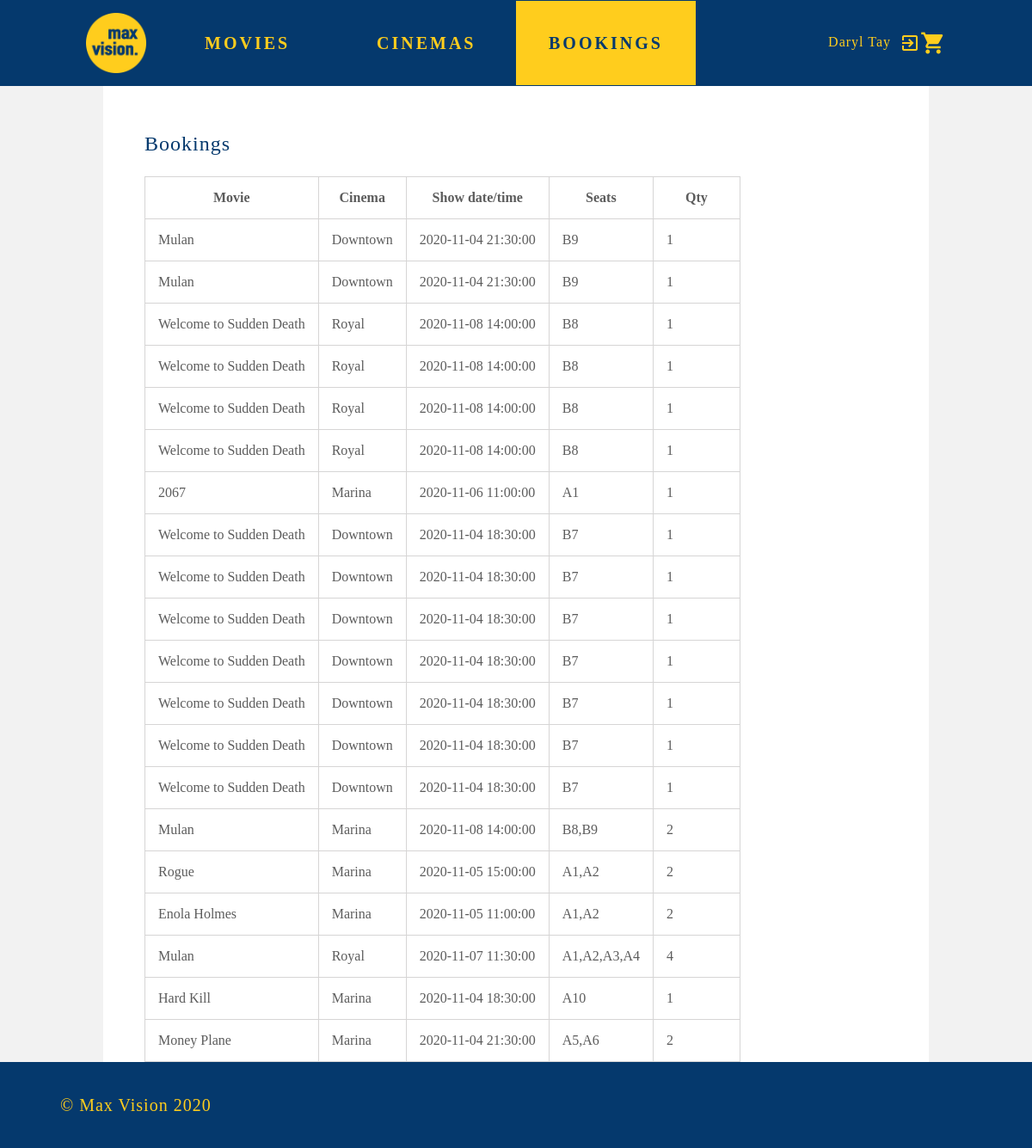
The app's page /bookings/bookings.php (signed in) with its own data.
### tables this page shows
CREATE TABLE IF NOT EXISTS `movsessions` (
  `id` int(8) NOT NULL AUTO_INCREMENT,
  `movie_id` int(8) NOT NULL,
  `cinema_id` int(8) NOT NULL,
  `hall` int(2) NOT NULL,
  `weekend` tinyint(1) NOT NULL,
  `timing` datetime NOT NULL,
  `price` float(4,2) NOT NULL,
  `taken_seats` varchar(1000) NOT NULL,
  PRIMARY KEY (`id`),
  KEY `movie_id` (`movie_id`),
  KEY `cinema_id` (`cinema_id`)
);

CREATE TABLE IF NOT EXISTS `movies` (
  `id` int(3) NOT NULL AUTO_INCREMENT,
  `movie_name` varchar(255) NOT NULL,
  `genre` varchar(255) NOT NULL,
  `genre1` varchar(255) DEFAULT NULL,
  `genre2` varchar(255) DEFAULT NULL,
  `genre3` varchar(255) DEFAULT NULL,
  `genre4` varchar(255) DEFAULT NULL,
  `genre5` varchar(255) DEFAULT NULL,
  `description` varchar(1000) NOT NULL,
  `picture_url` varchar(1000) NOT NULL,
  PRIMARY KEY (`id`)
);

CREATE TABLE IF NOT EXISTS `cinemas` (
  `id` int(8) NOT NULL AUTO_INCREMENT,
  `cinema_name` varchar(255) NOT NULL,
  `address` varchar(255) NOT NULL,
  `telephone` varchar(255) NOT NULL,
  `description` varchar(1000) NOT NULL,
  `picture` varchar(255) NOT NULL,
  PRIMARY KEY (`id`)
);

CREATE TABLE IF NOT EXISTS `orders` (
  `id` int(8) NOT NULL AUTO_INCREMENT,
  `user_id` int(8) NOT NULL,
  `movsession_id` int(8) NOT NULL,
  `timestamp` timestamp NOT NULL DEFAULT CURRENT_TIMESTAMP ON UPDATE CURRENT_TIMESTAMP,
  `quantity` int(8) NOT NULL,
  `selected_seats` varchar(1000) NOT NULL,
  PRIMARY KEY (`id`),
  KEY `user_id` (`user_id`),
  KEY `movsession_id` (`movsession_id`)
);

### bookings/bookings.php (the view, shortened to what this page needs)
<!DOCTYPE html>
<html>
   <head>
       <link rel="stylesheet" href="../css/main.css">
       <link rel="stylesheet" href="bookings.css">
   </head>
   <body>
       <div id="main-header">
           <div class="row">
               <div class="col-2"><a href="../index.php" ><img class="cinema-name" src="../assets/common/logo2.png"></a></div>
               <div class="col-2"><a class="tab" href="../index.php">MOVIES</a></div>
               <div class="col-2"><a class="tab" href="../cinemas/cinemas.php">CINEMAS</a></div>
               <div class="col-2"><a class="tab active" href="bookings.php">BOOKINGS</a></div>
               <?php
                    if(isset( $_SESSION['SESS_MEMBER_ID']) && !empty($_SESSION['SESS_MEMBER_ID']))
                    {
                        echo'<div class="col-3 login-container"><a href="../login/logout.php"><span class="username">'.$_SESSION["fname"].'</span><span class="logout">exit_to_app</span></a></div>
                            '
                        ;
                    }
                    else
                    {
                        header("location:../login/login.php");
                    }
                ?>
                <div class="col-1 cart-container"><a class="cart" href="./booking_cart/booking_cart.php">shopping_cart</a></div>
           </div>
       </div>
       <div id="main-body">
            <div id="content-box">
                <div class="col-12">
                    <p class="page-title">Bookings</p>
                    <?php
                        include '../config.php';
                        $id = $_SESSION["SESS_MEMBER_ID"];
                        $query = "SELECT `orders`.`id`, `orders`.`quantity`, `orders`.`selected_seats`, `movsessions`.`timing`, `cinemas`.`cinema_name`, `movies`.`movie_name`\n"
								  . "FROM `movsessions`, `orders`, `cinemas`, `movies`\n"
								  . "WHERE ((`orders`.`user_id` =$id) AND (`movies`.`id` =`movsessions`.`movie_id`) AND (`cinemas`.`id` =`movsessions`.`cinema_id`) AND (`movsessions`.`id` =`orders`.`movsession_id`))\n"
								  . "ORDER BY `orders`.`id` ASC";
                        $bookings = $db->query($query);
                        $no_records = $bookings->num_rows;
                        if (!$bookings) {
                            echo '<p class="grey-4"><em>No bookings found!</em></p>';
                        }
                        else {
                            echo '<table>';
                            echo '<tr><th>Movie</th><th>Cinema</th><th>Show date/time</th><th>Seats</th><th>Qty</th></tr>';
                            for ($i=0; $i<$no_records; $i++) {
                                $rows = $bookings->fetch_assoc();
                                echo '<tr><td>'.$rows['movie_name'].'</td><td>'.$rows['cinema_name'].'</td><td>'.$rows['timing'].'</td><td>'.$rows['selected_seats'].'</td><td>'.$rows['quantity'].'</td></tr>';
                            }
							echo '</table>';
                        }
                    ?>
                </div>
            </div>
       </div>
       <div id="main-footer">
           <p>&#169; Max Vision 2020</p>
       </div>
   </body>
</html>

### css/main.css (style rules this page uses)
#main-header { height: 100px; background-color: #05396D; width: 100%; position: fixed; z-index: 1; }
body { background: #F2F2F2; margin: 0px; font-family: 'lato.regular', Geneva; min-width: 1200px; }
#main-header a:link, #main-header a:visited, #main-header a:active { text-decoration: none; color: #FFCD1D; }
#main-header .active { background-color: #FFCD1D; color: #05396D !important; }
.logout { font-family: 'MaterialIcons-Regular'; color: #FFCD1D; vertical-align: middle; padding-right: 30px; line-height: 100px; font-weight: 400; font-size: 24px; }
.username { margin-right: 10px; letter-spacing: 1px; }
.login-container { text-align: right; }
.tab { color: #FFCD1D; letter-spacing: 3px; vertical-align: middle; line-height: 100px; margin-right: 70px; font-weight: 700; font-size: 20px; padding: 38px; }
.cinema-name { width: 70px; height: 70px; margin: 15px 100px; float: left; }
.cart-container { text-align: center; }
.cart { font-family: 'MaterialIcons-Regular'; color: #FFCD1D; font-size: 30px; float: right; line-height: 100px; margin-right: 100px; }
#main-body { width: 80%; background-color: white; margin-left: auto; margin-right: auto; min-height: 100vh; padding-top: 100px; height: auto; z-index: -1; }
.page-title { font-size: 24px; letter-spacing: 1px; color: #05396D; }
#content-box { width: 90%; margin: auto; padding-top: 30px; height: 100%; }
#main-footer { background-color: #05396D; height: 100px; color: #FFCD1D; vertical-align: middle; line-height: 100px; letter-spacing: 1px; font-size: 20px; padding-left: 70px; }
#main-footer p { margin-top: 0px !important; }
.row { display:flex; flex-wrap:wrap; }
.col-1 { flex:0 0 8.333333%; max-width:8.333333% }
.col-2 { flex:0 0 16.666667%; max-width:16.666667% }
.col-3 { flex:0 0 25%; max-width:25%; margin: 0px; }
.col-12 { flex:0 0 100%; max-width:100% }

### bookings/bookings.css (style rules this page uses)
table, td, th { border: 1px solid #D6D5D5; border-collapse: collapse; color: #5C5C5C; }
td, th { padding: 15px; min-width: 70px; }

### records on screen
movsessions: movie.movie_name "Mulan", cinema.cinema_name "Downtown", timing "2020-11-04 21:30:00", orders.selected_seats "B9", orders.quantity "1"
movsessions: movie.movie_name "Welcome to Sudden Death", cinema.cinema_name "Royal", timing "2020-11-08 14:00:00", orders.selected_seats "B8", orders.quantity "1"
movsessions: movie.movie_name "2067", cinema.cinema_name "Marina", timing "2020-11-06 11:00:00", orders.selected_seats "A1", orders.quantity "1"
movsessions: movie.movie_name "Welcome to Sudden Death", cinema.cinema_name "Downtown", timing "2020-11-04 18:30:00", orders.selected_seats "B7", orders.quantity "1"
movsessions: movie.movie_name "Mulan", cinema.cinema_name "Marina", timing "2020-11-08 14:00:00", orders.selected_seats "B8,B9", orders.quantity "2"
movsessions: movie.movie_name "Rogue", cinema.cinema_name "Marina", timing "2020-11-05 15:00:00", orders.selected_seats "A1,A2", orders.quantity "2"
movsessions: movie.movie_name "Enola Holmes", cinema.cinema_name "Marina", timing "2020-11-05 11:00:00", orders.selected_seats "A1,A2", orders.quantity "2"
movsessions: movie.movie_name "Mulan", cinema.cinema_name "Royal", timing "2020-11-07 11:30:00", orders.selected_seats "A1,A2,A3,A4", orders.quantity "4"
movsessions: movie.movie_name "Hard Kill", cinema.cinema_name "Marina", timing "2020-11-04 18:30:00", orders.selected_seats "A10", orders.quantity "1"
movsessions: movie.movie_name "Money Plane", cinema.cinema_name "Marina", timing "2020-11-04 21:30:00", orders.selected_seats "A5,A6", orders.quantity "2"

### other values on screen
$_SESSION["fname"] "Daryl Tay"
